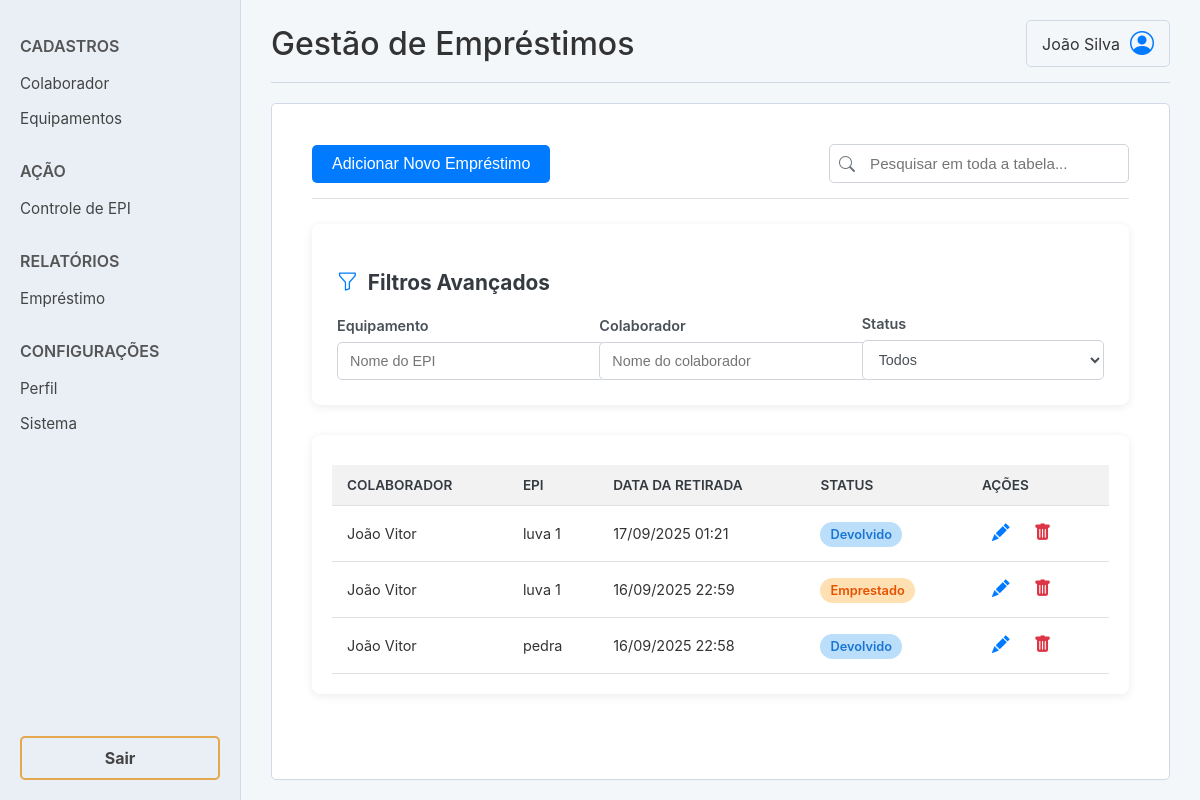
Page /menu/emprestimos/ on the earlier database version.
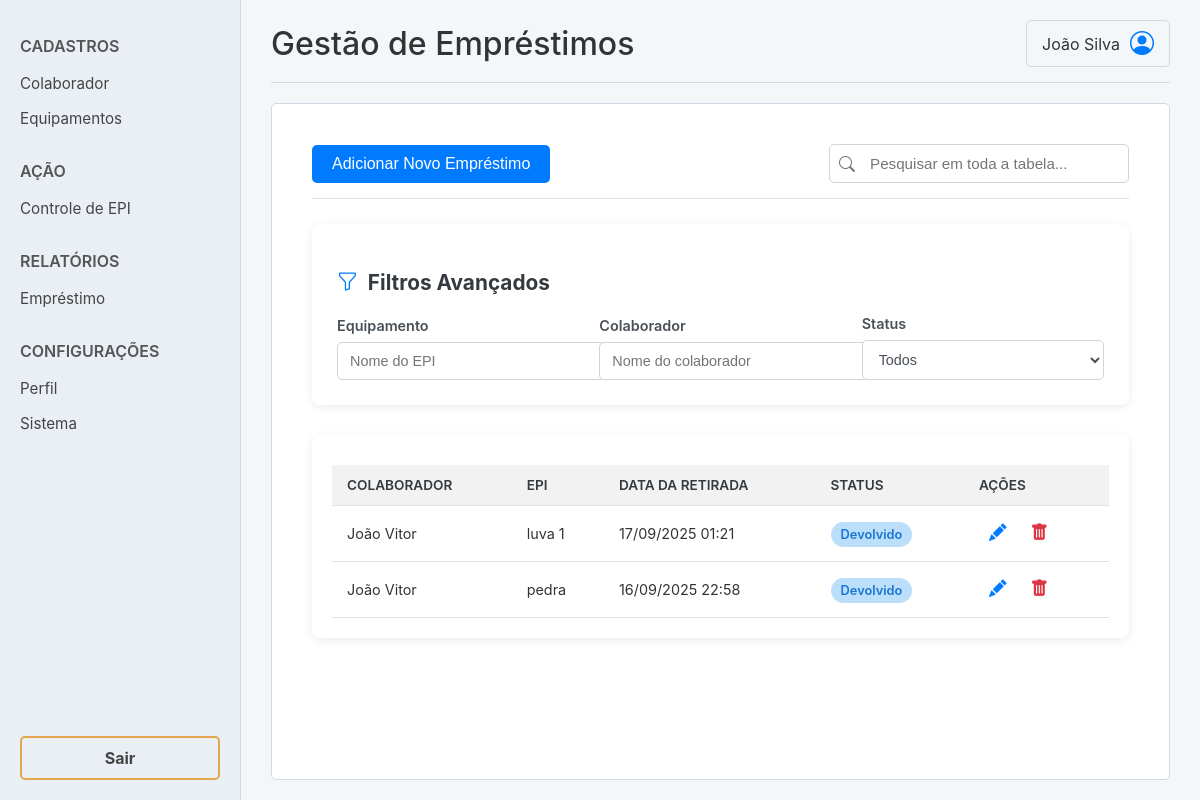
Same page on the later database version.
### aluguel/models.py (models this page shows, shortened)
class Emprestimos(models.Model):
    STATUS_CHOICES = [
        ('EMPRESTADO', 'Emprestado'),
        ('FORNECIDO', 'Fornecido'),
        ('DEVOLVIDO', 'Devolvido'),
        ('DANIFICADO', 'Danificado'),
        ('PERDIDO', 'Perdido'),
    ]
    epi = models.ForeignKey('aluguel.EPI', on_delete=models.PROTECT, verbose_name='EPI')
    colaborador = models.ForeignKey('aluguel.Usuarios', on_delete=models.PROTECT, related_name='emprestimos_recebidos', verbose_name='Colaborador')
    data_retirada = models.DateTimeField(auto_now_add=True, verbose_name='Data do Empréstimo')
    status = models.CharField(max_length=20, choices=STATUS_CHOICES, default='EMPRESTADO')
    data_devolucao = models.DateTimeField(null=True, blank=True, verbose_name='Data da Devolução')
    tecnico = models.ForeignKey('aluguel.Usuarios', on_delete=models.PROTECT, related_name='emprestimos_realizados', verbose_name='Técnico')
    data_prevista_devolucao = models.DateField(null=True, blank=True, verbose_name='Data Prevista da Devolução')
    condicoes_emprestimo = models.TextField(null=True, blank=True, verbose_name='Condições no Empréstimo')
    observacao_devolucao = models.TextField(null=True, blank=True, verbose_name='Observação na Devolução/Perda')
    class Meta:
        verbose_name = 'Empréstimo'
        verbose_name_plural = 'Empréstimos'

class Usuarios(models.Model):
    USER_TYPE_CHOICES = [
        ('COLABORADOR', 'Colaborador'),
        ('TECNICO', 'Tecnico de segurança'),
        ('ADMIN', 'Admin'),
    ]
    nome_completo = models.CharField(max_length=255)
    cpf = models.CharField(max_length=14, unique=True, null=True, blank=True)
    matricula = models.CharField(max_length=50, unique=True)
    cargo = models.CharField(max_length=100, null=True, blank=True)
    tipo_usuario = models.CharField(max_length=20, choices=USER_TYPE_CHOICES)
    login = models.EmailField(unique=True)
    senha_hash = models.CharField(max_length=255)
    ativo = models.BooleanField(default=True)
    def __str__(self):
        return f"{self.nome_completo} ({self.matricula})"
    class Meta:
        verbose_name = "Usuário"
        verbose_name_plural = "Usuários"

class EPI(models.Model):
    nome_equipamento = models.CharField(max_length=255)
    ca_numero = models.CharField(max_length=50, verbose_name="Número do CA")
    data_validade_ca = models.DateField(verbose_name="Data de Validade do CA")
    quantidade_total = models.IntegerField()
    quantidade_disponivel = models.IntegerField()
    def __str__(self):
        return f"{self.nome_equipamento} (CA: {self.ca_numero})"
    class Meta:
        verbose_name = "EPI"
        verbose_name_plural = "EPIs"

### aluguel/views.py (the view, shortened to what this page needs)
# urls.py: path('emprestimos/', EmprestimoCRUDView.as_view(), name='emprestimo_crud'),
class EmprestimoCRUDView(View):
    def get(self, request):
        emprestimos = Emprestimos.objects.select_related('epi', 'colaborador', 'tecnico').all().order_by('-data_retirada')
        form = EmprestimoForm()
        return render(request, 'aluguel/emprestimo_crud.html', {'emprestimos': emprestimos, 'form': form})

### aluguel/templates/aluguel/emprestimo_crud.html (shortened to what this page needs)
{% extends 'aluguel/base.html' %}
{% load static %}
{% block head_extra %}
    <link rel="stylesheet" href="{% static 'css/emprestimo_crud.css' %}">
{% endblock %}
{% block page_title %}Gestão de Empréstimos{% endblock %}
{% block content %}
<div class="content-area">
    <div class="toolbar">
        <button id="add-emprestimo-btn" class="btn btn-primary">Adicionar Novo Empréstimo</button>
        <div class="search-container">
            <i class="bi bi-search"></i>
            <input type="text" id="search-input" placeholder="Pesquisar em toda a tabela...">
        </div>
    </div>
    <div class="filter-area card">
        <h3><i class="bi bi-funnel"></i> Filtros Avançados</h3>
        <form id="filtro-form" class="filter-grid">
            <div class="form-group">
                <label for="id_filtro_equipamento">Equipamento</label>
                <input type="text" class="form-control" id="id_filtro_equipamento" name="equipamento" placeholder="Nome do EPI">
            </div>
            <div class="form-group">
                <label for="id_filtro_colaborador">Colaborador</label>
                <input type="text" class="form-control" id="id_filtro_colaborador" name="colaborador" placeholder="Nome do colaborador">
            </div>
            <div class="form-group">
                <label for="id_filtro_status">Status</label>
                <select class="form-select" id="id_filtro_status" name="status">
                    <option value="">Todos</option>
                </select>
            </div>
        </form>
    </div>
    <div class="table-container card">
        <table class="data-table">
            <thead>
                <tr>
                    <th>Colaborador</th>
                    <th>EPI</th>
                    <th>Data da Retirada</th>
                    <th>Status</th>
                    <th>Ações</th>
                </tr>
            </thead>
            <tbody id="emprestimo-table-body">
                {% for emprestimo in emprestimos %}
                <tr data-id="{{ emprestimo.id }}">
                    <td class="col-colaborador">{{ emprestimo.colaborador.nome_completo }}</td>
                    <td class="col-epi">{{ emprestimo.epi.nome_equipamento }}</td>
                    <td class="col-data">{{ emprestimo.data_retirada|date:"d/m/Y H:i" }}</td>
                    <td class="col-status">
                        <span class="status status-{{ emprestimo.status|lower }}">{{ emprestimo.get_status_display }}</span>
                    </td>
                    <td class="action-buttons">
                        <button class="btn-icon btn-edit" title="Editar">
                            <i class="bi bi-pencil-fill"></i>
                        </button>
                        <button class="btn-icon btn-delete" title="Excluir Empréstimo">
                            <i class="bi bi-trash-fill"></i>
                        </button>
                    </td>
                </tr>
                {% empty %}
                <tr id="no-initial-data-row">
                    <td colspan="5">Nenhum empréstimo registrado ainda.</td>
                </tr>
                {% endfor %}
            </tbody>
        </table>
    </div>
</div>
{% endblock %}

Differences in the rows shown:
removed Emprestimos: colaborador.nome_completo "João Vitor", epi.nome_equipamento "luva 1", data_retirada "16/09/2025 22:59", status "Emprestado"
